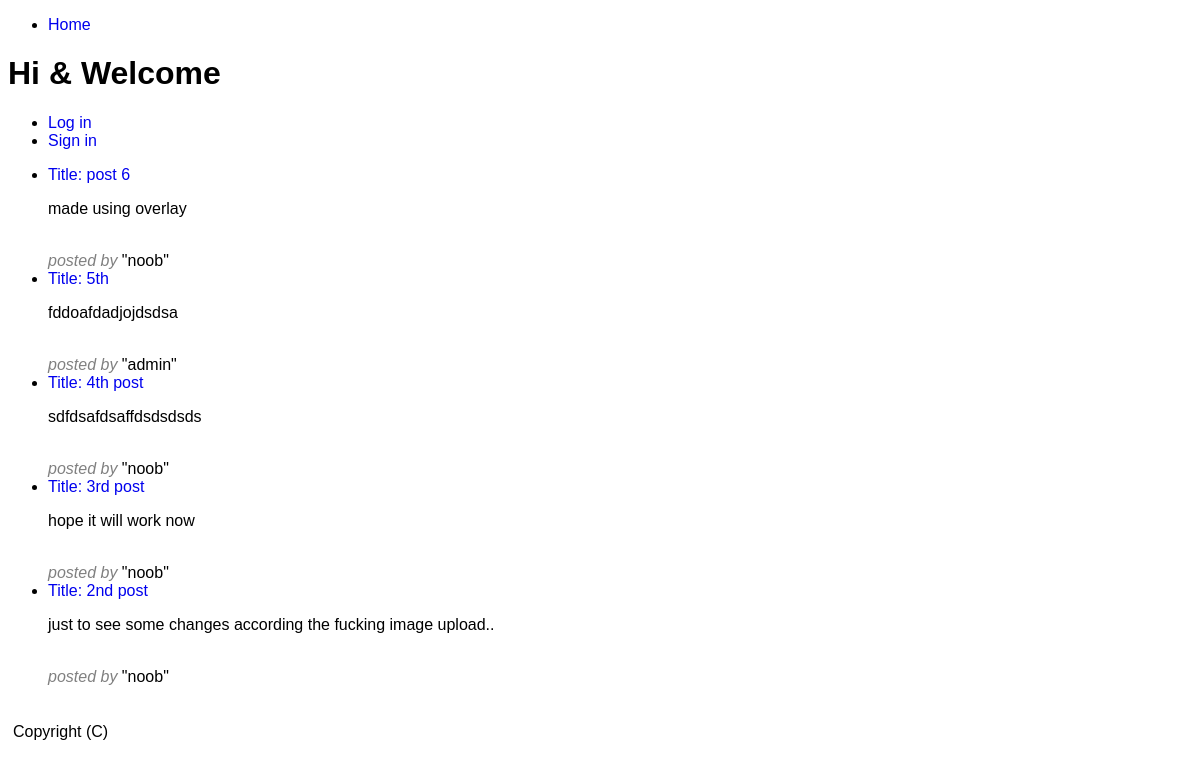
The page / on the database its author committed.
### posts/models.py (models this page shows, shortened)
class Prispevok(models.Model):
	id = models.AutoField(primary_key=True)
	title = models.CharField(max_length=300)
	text = models.TextField(max_length=3000)
	pub_date = models.DateTimeField('date published')
	user = models.CharField(max_length=50)
	image = models.ImageField(upload_to='photos')
	hodnotenie = models.CharField(max_length=1)
	def was_published_recently(self):
		return self.pub_date >= timezone.now() - datetime.timedelta(days=3)
	was_published_recently.admin_order_field = 'pub_date'
	was_published_recently.boolean = True
	was_published_recently.short_description = 'Published recently?'

### posts/views.py (the view)
# urls.py: url(r'^$', views.index, name='index'),
def index(request):
	posledne_prispevky = Prispevok.objects.order_by('-pub_date')[:5]
	context = {'posledne_prispevky': posledne_prispevky}
	return render(request, 'posts/index.html', context)

### posts/templates/posts/index.html (shortened to what this page needs)
<!doctype html>
<head>
<link rel="stylesheet" href="/custom.css" media="all" />
<head>
<link rel="stylesheet" href="https://webcam.minirobota.sk/libs/html-kick/css/kickstart.css" media="all" />
</head>
<body>
<ul class="breadcrumbs">
<li><a href="/">Home</a></li>
</ul>
<h1> Hi & Welcome</h1>
<ul class="menu">
	{% if request.user.is_authenticated %}
	<li><a href="#newCommFields" class="open">New Post</a></li>
	<li><a href="/admin/" id="admBtn">Admin</a></li>
	<li><a href="/admin/logout/" id="logoutBtn">Log out</a></li>
{% else %}
	<li><a href="#Loginfields" id="loginBtn" class="open">Log in</a></li>
	<li><a href="#Regfields" id="signinBtn" class="open">Sign in</a></li>
{% endif %}
	</ul>
{% if posledne_prispevky %}
    <ul class="alt">
    {% for prispevok in posledne_prispevky %}
       <li><a href="{% url 'detail' prispevok.id %}">Title: {{ prispevok.title }}</a>
       <p>{{ prispevok.text }}</p>
	<br /><i>posted by</i> "{{prispevok.user}}"</li>
    {% endfor %}
    </ul>
{% else %}
    <p>Ziadne prispevky niesu dostupne.</p>
{% endif %}
<footer>
	<p>Copyright (C)</p>
</footer>
</body>
</html>

### static/custom.css (style rules this page uses)
html, body { min-height: 100%; font-family: arial; position: relative; }
body h1 { font-family: helvetica; }
i { color:gray; }
a { text-decoration:none; }
footer { padding:5px; font-family: arial; }

### rows shown on the page
Prispevok: title "post 6", text "made using overlay", user "noob"
Prispevok: title "5th", text "fddoafdadjojdsdsa", user "admin"
Prispevok: title "4th post", text "sdfdsafdsaffdsdsdsds", user "noob"
Prispevok: title "3rd post", text "hope it will work now", user "noob"
Prispevok: title "2nd post", text "just to see some changes according the fucking image upload..", user "noob"
